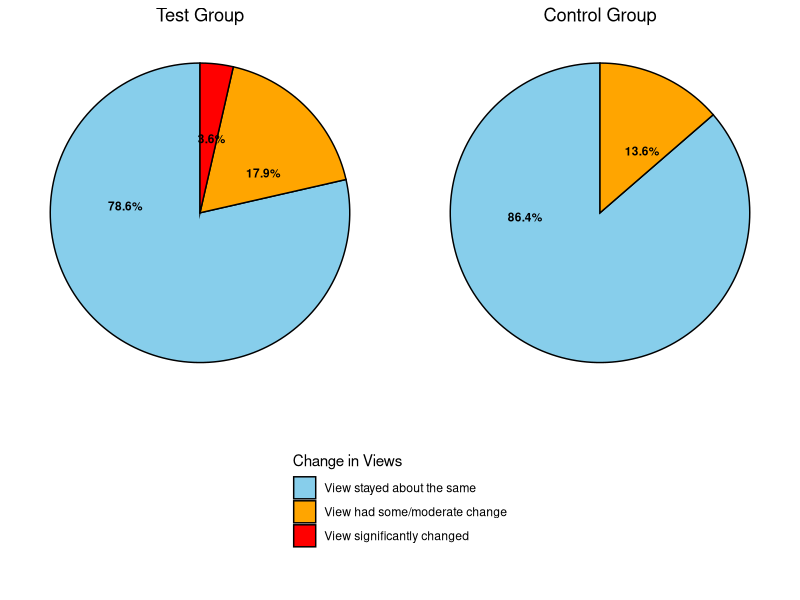
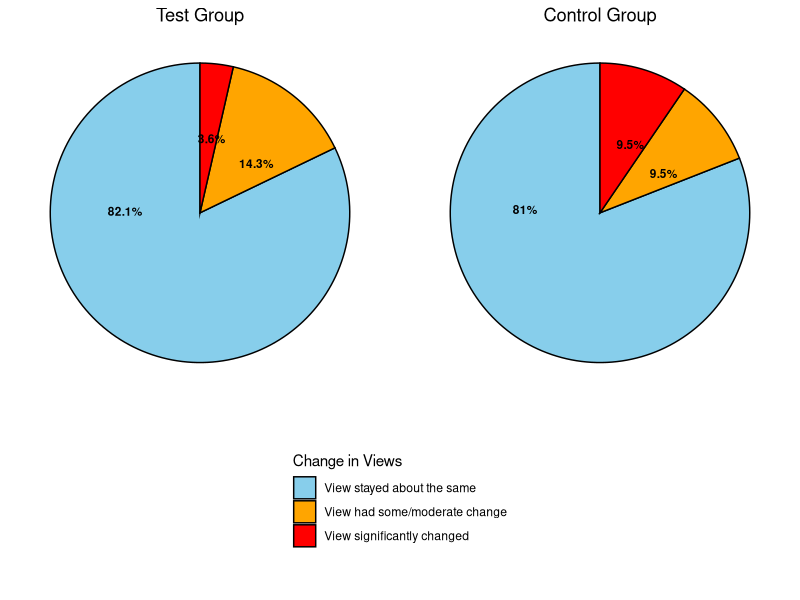
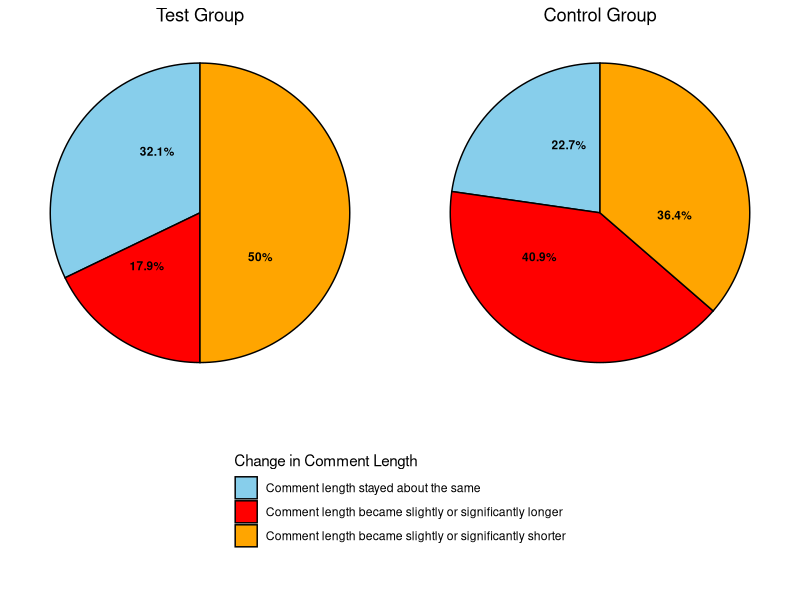
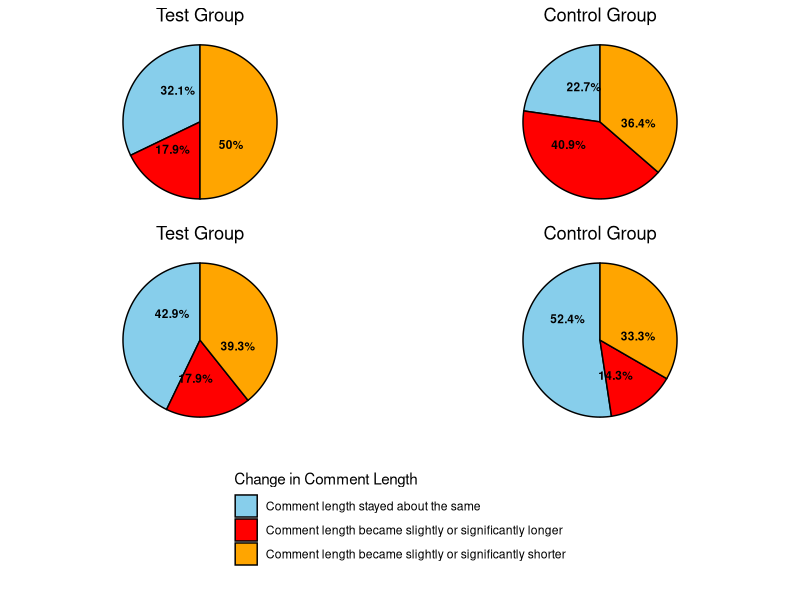
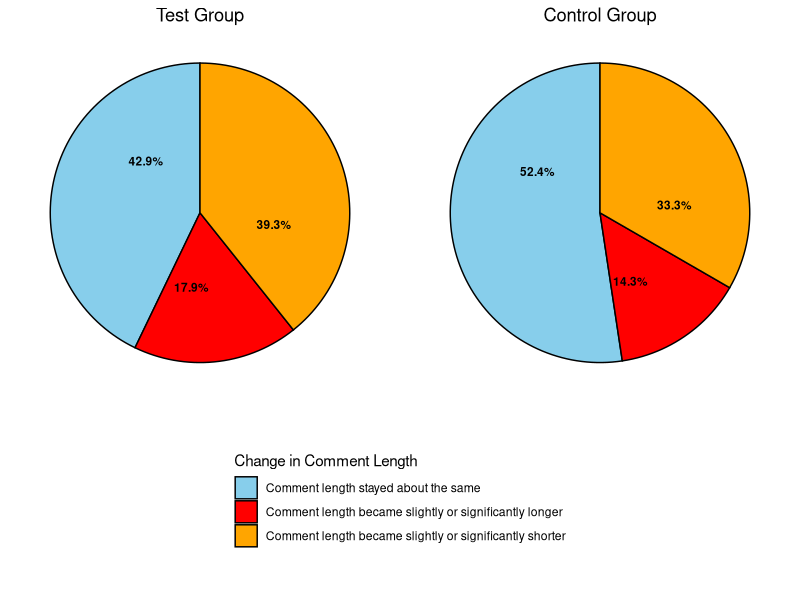

Write R code to recreate these figures, in order.
## ---- chunk 1

# Load library and dataset

#install.packages("rmarkdown")
#install.packages("tinytex")
#tinytex::install_tinytex()
#install.packages("gridExtra")
#install.packages("cowplot")

library(gridExtra)
library(readxl)
library(dplyr)
library(corrplot)
library(writexl)
library(ggplot2)

misinfo <- read_excel("data/sketches_for_skepticism_shortened.xlsx")
summary(misinfo)
## ---- chunk 2

# Filtered data set to columns I need

# Columns I need: 

# PARTICIPANT ID
# GROUP
# CHANGED_VIEWS_QQ1
# CHANGED_LENGTH_QQ1
# CHANGED_VIEWS_QQ2
# CHANGED_LENGTH_QQ2
# GCBS PRE SCORE
# GCBS POST SCORE
# PRE & POST SCORE
# GCBS CHANGE
# MIST-20 PRE SCORE
# MIST-20 POST SCORE
# MIST-20 CHANGE
# ITMIST PRE SCORE
# ITMIST POST SCORE
# ITMIST CHANGE
# UNDERSTANDABILITY
# SENTIMENT
# ADDITIONAL THOUGHTS

misinfo_filtered <- misinfo %>%
  select(`PARTICIPANT ID`, GROUP, CHANGED_VIEWS_QQ1, CHANGED_LENGTH_QQ1,
         CHANGED_VIEWS_QQ2, CHANGED_LENGTH_QQ2, `GCBS PRE SCORE`, 
         `GCBS POST SCORE`, `PRE & POST SCORE`, `GCBS CHANGE`, 
         `MIST-20 PRE SCORE`, `MIST-20 POST SCORE`, `MIST-20 CHANGE`, 
         `ITMIST PRE SCORE`, `ITMIST POST SCORE`, `ITMIST CHANGE`, 
         UNDERSTANDABILITY, SENTIMENT, `ADDITIONAL THOUGHTS`)
## ---- chunk 3
# Turn "character" columns into factors

# Columns that need to be turned into factors: 

# GROUP
#   "Test Group (Visual)"
#   "Control Group (Visual)"
#   "Test Group (Audio)"
#   "Control Group (Audio)"

# CHANGED_VIEWS_QQ1
#   "View stayed about the same"
#   "View had some/moderate change"
#   "View significantantly changed"

# CHANGED_LENGTH_QQ1
#   "Comment length became slightly or significantly shorter"
#   "Comment length became slightly or significantly longer" 
#   "Comment length stayed about the same"

# CHANGED_VIEWS_QQ2

# CHANGED_LENGTH_QQ2

# UNDERSTANDABILITY

# SENTIMENT

# `ADDITIONAL THOUGHTS`

# Mapping categorical variables to numerical values
misinfo_filtered <- misinfo_filtered %>%
  mutate(
    GROUP = case_when(
      GROUP == "Test Group (Visual)" ~ 1,
      GROUP == "Control Group (Visual)" ~ 2,
      GROUP == "Test Group (Audio)" ~ 3,
      GROUP == "Control Group (Audio)" ~ 4
    ),
    CHANGED_VIEWS_QQ1 = case_when(
      CHANGED_VIEWS_QQ1 == "View stayed about the same" ~ 1,
      CHANGED_VIEWS_QQ1 == "View had some/moderate change" ~ 2,
      CHANGED_VIEWS_QQ1 == "View significantly changed" ~ 3
    ),
    CHANGED_LENGTH_QQ1 = case_when(
      CHANGED_LENGTH_QQ1 == "Comment length became slightly or significantly shorter" ~ 1,
      CHANGED_LENGTH_QQ1 == "Comment length became slightly or significantly longer" ~ 2,
      CHANGED_LENGTH_QQ1 == "Comment length stayed about the same" ~ 3
    ),
    CHANGED_VIEWS_QQ2 = case_when(
      CHANGED_VIEWS_QQ2 == "View stayed about the same" ~ 1,
      CHANGED_VIEWS_QQ2 == "View had some/moderate change" ~ 2,
      CHANGED_VIEWS_QQ2 == "View significantly changed" ~ 3
    ),
    CHANGED_LENGTH_QQ2 = case_when(
      CHANGED_LENGTH_QQ2 == "Comment length became slightly or significantly shorter" ~ 1,
      CHANGED_LENGTH_QQ2 == "Comment length became slightly or significantly longer" ~ 2,
      CHANGED_LENGTH_QQ2 == "Comment length stayed about the same" ~ 3
    ),
    SENTIMENT = case_when(
      SENTIMENT == "Positive" ~ 1,
      SENTIMENT == "Negative" ~ 2,
      SENTIMENT == "Neutral" ~ 3
    )
  )

# Check the updated dataset
head(misinfo_filtered)

# Check for missing values in the dataset
colSums(is.na(misinfo_filtered))

# Ensure CHANGED_VIEWS_QQ1 is treated as a factor
#misinfo_filtered$CHANGED_VIEWS_QQ1 <- as.factor(misinfo_filtered$CHANGED_VIEWS_QQ1)

# Ensure CHANGED_LENGTH_QQ1 is treated as a factor
#misinfo_filtered$CHANGED_LENGTH_QQ1 <- as.factor(misinfo_filtered$CHANGED_LENGTH_QQ1)

# Ensure SENTIMENT is treated as a factor
#misinfo_filtered$SENTIMENT <- as.factor(misinfo_filtered$SENTIMENT)
## ---- chunk 4

library(ggplot2)
library(dplyr)

# Create an empty list to store pie charts
pie_charts <- list()

# Define a vector to map numeric values to descriptions for CHANGED_VIEWS_QQ1
view_labels <- c("1" = "View stayed about the same",
                 "2" = "View had some/moderate change",
                 "3" = "View significantly changed")

# Custom colors for each section (You can change these to any colors you prefer)
#custom_colors <- c("skyblue", "lightgreen", "coral")
custom_colors <- c("skyblue", "orange", "red")

# Define a vector to map numeric GROUP values to their corresponding titles
group_titles <- c(
  "1" = "Test Group (Visual)",
  "2" = "Control Group (Visual)",
  "3" = "Test Group (Audio)",
  "4" = "Control Group (Audio)"
)

# Loop through each GROUP value (numeric) and create pie charts
for (group_value in unique(misinfo_filtered$GROUP)) {
  
  # Convert group_value to a character (because group_titles uses character keys)
  group_name <- as.character(group_value)
  
  # Prepare data for pie chart
  pie_data <- misinfo_filtered %>%
    filter(GROUP == group_value) %>%
    count(CHANGED_VIEWS_QQ1) %>%
    mutate(percentage = n / sum(n) * 100,
           label = paste0(round(percentage, 1), "%"))  # Create labels with percentage signs
  
  # Ensure CHANGED_VIEWS_QQ1 is a factor
  pie_data$CHANGED_VIEWS_QQ1 <- factor(pie_data$CHANGED_VIEWS_QQ1, levels = c("1", "2", "3"))
  
  # Generate pie chart with custom colors and black borders
  p <- ggplot(pie_data, aes(x = "", y = n, fill = CHANGED_VIEWS_QQ1)) +
    geom_bar(stat = "identity", width = 1, color = "black") +  # Add black border around sections
    coord_polar(theta = "y") +
    geom_text(aes(label = label), position = position_stack(vjust = 0.7), color = "black", size = 3, fontface = "bold") +  # Add labels inside the pie
    labs(title = group_titles[group_name],  # Custom title based on group_name
         fill = "Change in Views") +  # Rename the legend
    scale_fill_manual(values = custom_colors, labels = view_labels) +  # Apply custom colors
    theme_void() +  # Remove unnecessary gridlines
    theme(legend.position = "right")  # Ensure the legend is visible
  
  # Store the plot in the list with the group value as the name
  pie_charts[[paste0("Group_", group_name)]] <- p
}

# View stored pie charts
#pie_charts[["Group_1"]]  # View the pie chart for "Test Group (Visual)"
#pie_charts[["Group_2"]]  # View the pie chart for "Control Group (Visual)"
#pie_charts[["Group_3"]]  # View the pie chart for "Test Group (Audio)"
#pie_charts[["Group_4"]]  # View the pie chart for "Control Group (Audio)"

# Combine the first two and the last two pie charts in a 2x2 grid
#grid.arrange(
#  pie_charts[["Group_1"]],  # Test Group (Visual)
#  pie_charts[["Group_2"]]  # Control Group (Visual)
  #pie_charts[["Group_3"]],  # Test Group (Audio)
  #pie_charts[["Group_4"]],  # Control Group (Audio)
  #nrow = 2  # Arrange in 2 rows
  #ncol = 1   # Arrange in 2 columns
#)
## ---- chunk 5

library(gridExtra)
library(cowplot)

# Function to extract the legend from a ggplot
get_legend <- function(my_plot) {
  g <- ggplotGrob(my_plot)
  legend <- g$grobs[[which(sapply(g$grobs, function(x) x$name) == "guide-box")]]
  return(legend)
}

# Extract the legend from one of the pie charts
shared_legend <- get_legend(pie_charts[["Group_1"]])

# Apply centered titles to all four plots
plot1 <- pie_charts[["Group_1"]] +
  ggtitle("Test Group (Visual)") +
  theme(plot.title = element_text(hjust = 0.5), legend.position = "none")

plot2 <- pie_charts[["Group_2"]] +
  ggtitle("Control Group (Visual)") +
  theme(plot.title = element_text(hjust = 0.5), legend.position = "none")

plot3 <- pie_charts[["Group_3"]] +
  ggtitle("Test Group (Audio)") +
  theme(plot.title = element_text(hjust = 0.5), legend.position = "none")

plot4 <- pie_charts[["Group_4"]] +
  ggtitle("Control Group (Audio)") +
  theme(plot.title = element_text(hjust = 0.5), legend.position = "none")

# Arrange first row (Visual groups)
#row1 <- arrangeGrob(plot1, plot2, nrow = 1)

# Arrange second row (Audio groups)
#row2 <- arrangeGrob(plot3, plot4, nrow = 1)

# Arrange everything correctly
#grid.arrange(
#  row1,
#  row2,
#  shared_legend,
#  nrow = 3,
#  heights = c(4, 4, 2)  # Adjust height ratios for better spacing
#)

## ---- chunk 6

library(gridExtra)
library(cowplot)

# Function to extract the legend from a ggplot
get_legend <- function(my_plot) {
  g <- ggplotGrob(my_plot)
  legend <- g$grobs[[which(sapply(g$grobs, function(x) x$name) == "guide-box")]]
  return(legend)
}

# Extract the legend from one of the pie charts
shared_legend <- get_legend(pie_charts[["Group_1"]])

# Apply centered titles to all four plots
plot1 <- pie_charts[["Group_1"]] +
  ggtitle("Test Group") +
  theme(plot.title = element_text(hjust = 0.5), legend.position = "none") # Visual Test Group

plot2 <- pie_charts[["Group_2"]] +
  ggtitle("Control Group") +
  theme(plot.title = element_text(hjust = 0.5), legend.position = "none") # Visual Control Group

plot3 <- pie_charts[["Group_3"]] +
  ggtitle("Test Group") +
  theme(plot.title = element_text(hjust = 0.5), legend.position = "none") # Audio Test Group

plot4 <- pie_charts[["Group_4"]] +
  ggtitle("Control Group") +
  theme(plot.title = element_text(hjust = 0.5), legend.position = "none") # Audio Control Group

grid.arrange(
  arrangeGrob(
    plot1, plot2,
    nrow = 1
  ),
  shared_legend,
  nrow = 2,
  heights = c(4, 2)  # Adjust height ratios for better spacing
)
## ---- chunk 7

grid.arrange(
  arrangeGrob(
    plot3, plot4,
    nrow = 1
  ),
  shared_legend,
  nrow = 2,
  heights = c(4, 2)  # Adjust height ratios for better spacing
)

# heights = c(4, 1)  # Original ratio
## ---- chunk 8

# THIS IS JUST THE CODE TO PERFORM THE ANALYSIS ON COMMENT LENGTH

# Create an empty list to store pie charts
pie_charts <- list()

# Define a vector to map numeric values to descriptions for CHANGED_VIEWS_QQ1
view_labels <- c("1" = "Comment length stayed about the same",
                 "2" = "Comment length became slightly or significantly longer",
                 "3" = "Comment length became slightly or significantly shorter")

# Custom colors for each section (You can change these to any colors you prefer)
#custom_colors <- c("skyblue", "lightgreen", "coral")
custom_colors <- c("skyblue", "red", "orange")

# Define a vector to map numeric GROUP values to their corresponding titles
group_titles <- c(
  "1" = "Test Group (Visual)",
  "2" = "Control Group (Visual)",
  "3" = "Test Group (Audio)",
  "4" = "Control Group (Audio)"
)

# Loop through each GROUP value (numeric) and create pie charts
for (group_value in unique(misinfo_filtered$GROUP)) {
  
  # Convert group_value to a character (because group_titles uses character keys)
  group_name <- as.character(group_value)
  
  # Prepare data for pie chart
  pie_data <- misinfo_filtered %>%
    filter(GROUP == group_value) %>%
    count(CHANGED_LENGTH_QQ1) %>%
    mutate(percentage = n / sum(n) * 100,
           label = paste0(round(percentage, 1), "%"))  # Create labels with percentage signs
  
  # Ensure CHANGED_VIEWS_QQ1 is a factor
  pie_data$CHANGED_LENGTH_QQ1 <- factor(pie_data$CHANGED_LENGTH_QQ1, levels = c("1", "2", "3"))
  
  # Generate pie chart with custom colors and black borders
  p <- ggplot(pie_data, aes(x = "", y = n, fill = CHANGED_LENGTH_QQ1)) +
    geom_bar(stat = "identity", width = 1, color = "black") +  # Add black border around sections
    coord_polar(theta = "y") +
    geom_text(aes(label = label), position = position_stack(vjust = 0.7), color = "black", size = 3, fontface = "bold") +  # Add labels inside the pie
    labs(title = group_titles[group_name],  # Custom title based on group_name
         fill = "Change in Comment Length") +  # Rename the legend
    scale_fill_manual(values = custom_colors, labels = view_labels) +  # Apply custom colors
    theme_void() +  # Remove unnecessary gridlines
    theme(legend.position = "right")  # Ensure the legend is visible
  
  # Store the plot in the list with the group value as the name
  pie_charts[[paste0("Group_", group_name)]] <- p
}

# The first two pie charts


# Function to extract the legend from a ggplot
get_legend <- function(my_plot) {
  g <- ggplotGrob(my_plot)
  legend <- g$grobs[[which(sapply(g$grobs, function(x) x$name) == "guide-box")]]
  return(legend)
}

# Extract the legend from one of the pie charts
shared_legend <- get_legend(pie_charts[["Group_1"]])

# Apply centered titles to all four plots
plot1 <- pie_charts[["Group_1"]] +
  ggtitle("Test Group") +
  theme(plot.title = element_text(hjust = 0.5), legend.position = "none") # Visual Test Group

plot2 <- pie_charts[["Group_2"]] +
  ggtitle("Control Group") +
  theme(plot.title = element_text(hjust = 0.5), legend.position = "none") # Visual Control Group

plot3 <- pie_charts[["Group_3"]] +
  ggtitle("Test Group") +
  theme(plot.title = element_text(hjust = 0.5), legend.position = "none") # Audio Test Group

plot4 <- pie_charts[["Group_4"]] +
  ggtitle("Control Group") +
  theme(plot.title = element_text(hjust = 0.5), legend.position = "none") # Audio Control Group

grid.arrange(
  arrangeGrob(
    plot1, plot2,
    nrow = 1
  ),
  shared_legend,
  nrow = 2,
  heights = c(4, 2)  # Adjust height ratios for better spacing
)

grid.arrange(
  arrangeGrob(
    plot1, plot2, plot3, plot4,
    nrow = 2
  ),
  shared_legend,
  nrow = 2,
  heights = c(8, 3)  # Adjust height ratios for better spacing
)
## ---- chunk 9

grid.arrange(
  arrangeGrob(
    plot3, plot4,
    nrow = 1
  ),
  shared_legend,
  nrow = 2,
  heights = c(4, 2)  # Adjust height ratios for better spacing
)

# heights = c(4, 1)  # Original ratio
## ---- chunk 10

# This was my original for what I plotted above

# Arrange the last two pie charts with the shared legend
#grid.arrange(
#  arrangeGrob(
#    pie_charts[["Group_3"]] + theme(legend.position = "none"),
#    pie_charts[["Group_4"]] + theme(legend.position = "none"),
#    nrow = 1
#  ),
#  shared_legend,
#  nrow = 2,
#  heights = c(4, 1)  # Adjust height ratio
#)
## ---- chunk 11

# These were just test pie charts which only displays each plot individually

library(ggplot2)
library(dplyr)

# Create an empty list to store pie charts
pie_charts <- list()

# Define a vector to map numeric values to descriptions for CHANGED_VIEWS_QQ1
view_labels <- c("1" = "View stayed about the same",
                 "2" = "View had some/moderate change",
                 "3" = "View significantly changed")

# Custom colors for each section (You can change these to any colors you prefer)
#custom_colors <- c("skyblue", "orange", "red")
custom_colors <- c("skyblue", "lightgreen", "coral")

# Loop through each GROUP value and create pie charts
for (group_value in unique(misinfo_filtered$GROUP)) {
  
  # Prepare data for pie chart
  pie_data <- misinfo_filtered %>%
    filter(GROUP == group_value) %>%
    count(CHANGED_VIEWS_QQ1) %>%
    mutate(percentage = n / sum(n) * 100,
           label = paste0(round(percentage, 1), "%"))  # Create labels with percentage signs
  
  # Ensure CHANGED_VIEWS_QQ1 is a factor
  pie_data$CHANGED_VIEWS_QQ1 <- factor(pie_data$CHANGED_VIEWS_QQ1, levels = c(1, 2, 3))
  
  # Generate pie chart with custom colors and black borders
  p <- ggplot(pie_data, aes(x = "", y = n, fill = CHANGED_VIEWS_QQ1)) +
    geom_bar(stat = "identity", width = 1, color = "black") +  # Add black border around sections
    coord_polar(theta = "y") +
    geom_text(aes(label = label), position = position_stack(vjust = 0.5), color = "black", size = 5) +  # Add labels inside the pie
    labs(title = paste("Pie Chart of CHANGED_VIEWS_QQ1 for GROUP", group_value),
         fill = "Change in Views") +  # Rename the legend
    scale_fill_manual(values = custom_colors, labels = view_labels) +  # Apply custom colors
    theme_void() +  # Remove unnecessary gridlines
    theme(legend.position = "right")  # Ensure the legend is visible
  
  # Store the plot in the list with the group value as the name
  pie_charts[[paste0("Group_", group_value)]] <- p
}

# View stored pie charts
#pie_charts[["Group_1"]]  # Example: Display pie chart for Group 1
#pie_charts[["Group_2"]]  # Example: Display pie chart for Group 2
#pie_charts[["Group_3"]]  # Example: Display pie chart for Group 3
#pie_charts[["Group_4"]]  # Example: Display pie chart for Group 4
